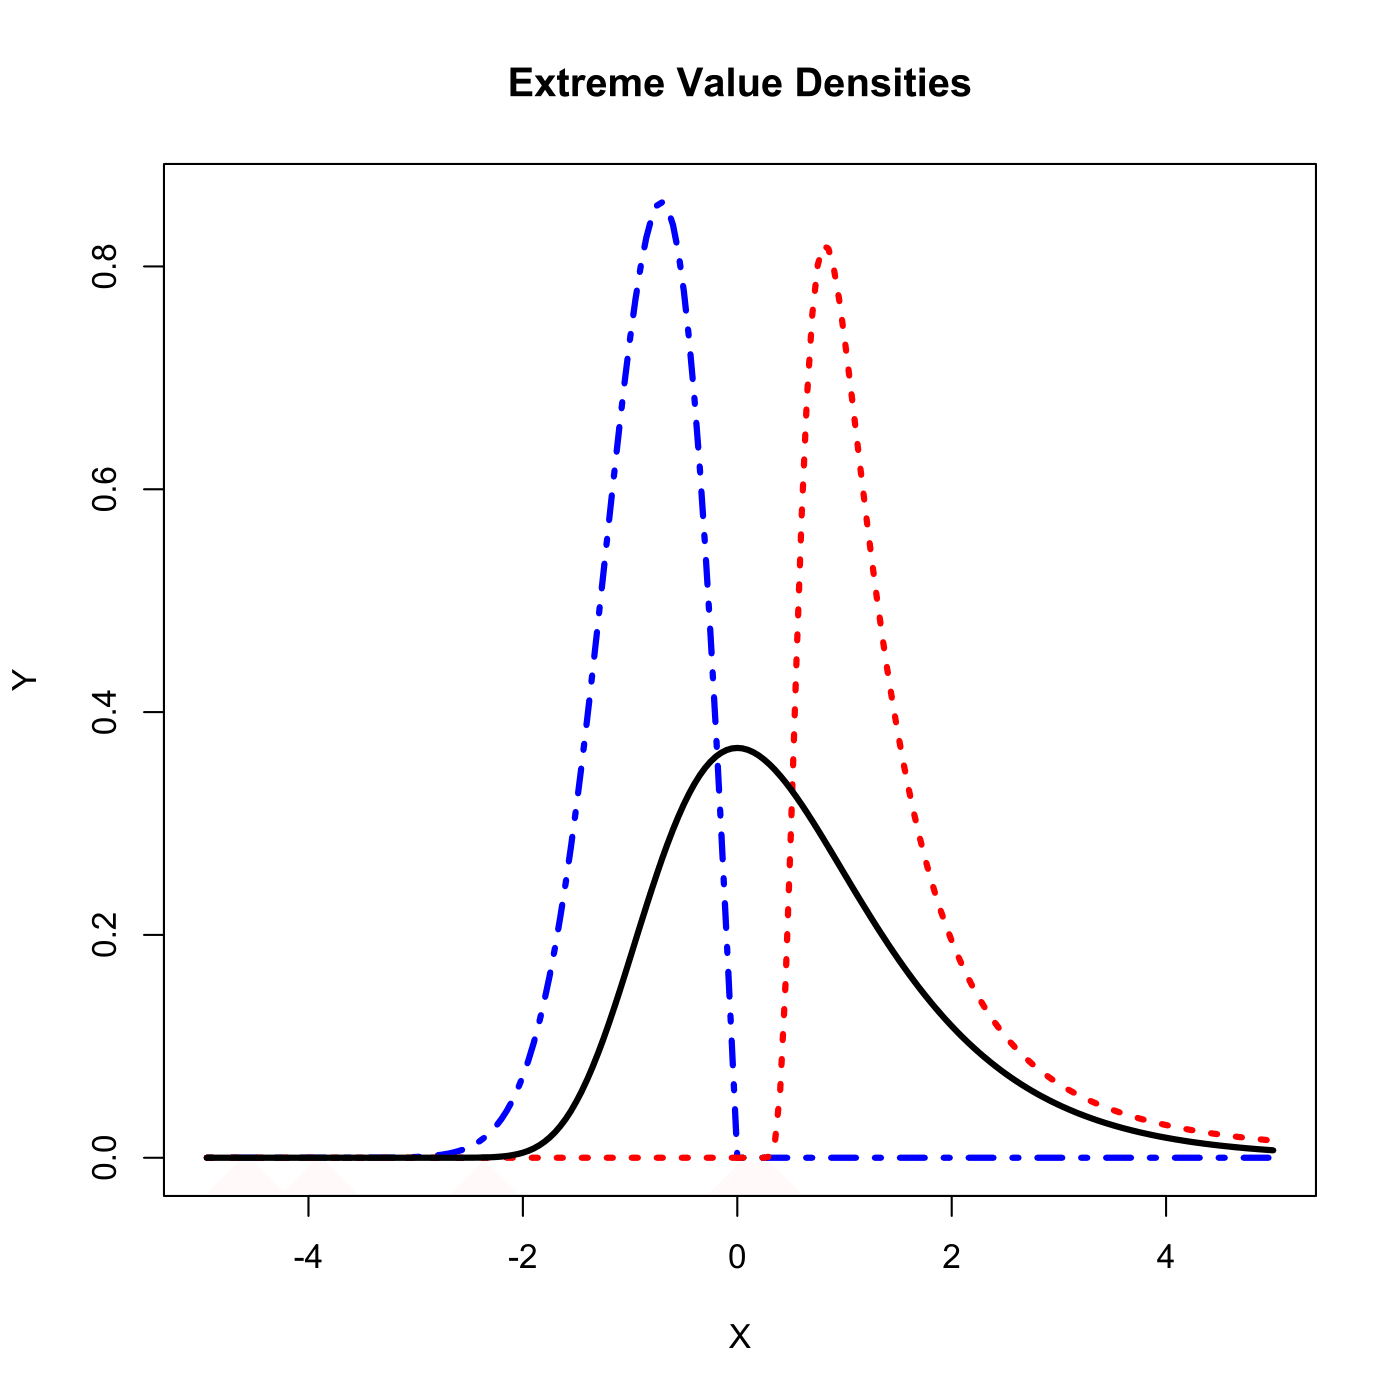

Recreate this plot in R.
rm(list = ls(all = TRUE))

# install and load packages
libraries = c("evd")

# parameter settings
n     = 100
sp    = 5
xpos  = sp * (1:n)/n
xneg  = -sp + xpos
x     = c(xneg, xpos)
alpha = 1/2

# Creating 3 types of densities via function "dgev" from package "evd"

gumb = cbind(x, evd::dgev(x, 0, 1, 0)) # x, location (mu), scale (sigma), shape (alpha)
frec = cbind(x, evd::dgev(x, 1, 0.5, alpha))
weib = cbind(x, evd::dgev(x, -1, 0.5, -alpha))

# First: Display the plot on screen
par(bg = "transparent")
plot(weib, type = "l", col = "blue", lwd = 3, lty = 4, xlab = "X", ylab = "Y", 
     main = "Extreme Value Densities", panel.first = rect(par("usr")[1], par("usr")[3], 
                                                          par("usr")[2], par("usr")[4], 
                                                          col = "transparent"))
lines(frec, type = "l", col = "red", lwd = 3, lty = 3)
lines(gumb, type = "l", col = "black", lwd = 3)


# Then: Save the plot with transparent background
png("ExtremeValueDensities.png", 
    width = 800, height = 600, 
    bg = "transparent")  # Set background to transparent

par(bg = "transparent")
plot(weib, type = "l", col = "blue", lwd = 3, lty = 4, xlab = "X", ylab = "Y", 
     main = "Extreme Value Densities", panel.first = rect(par("usr")[1], par("usr")[3], 
                                                          par("usr")[2], par("usr")[4], 
                                                          col = "transparent"))
lines(frec, type = "l", col = "red", lwd = 3, lty = 3)
lines(gumb, type = "l", col = "black", lwd = 3)

dev.off()

# Message to confirm save
cat("Plot saved as ExtremeValueDensities.png with transparent background\n")
